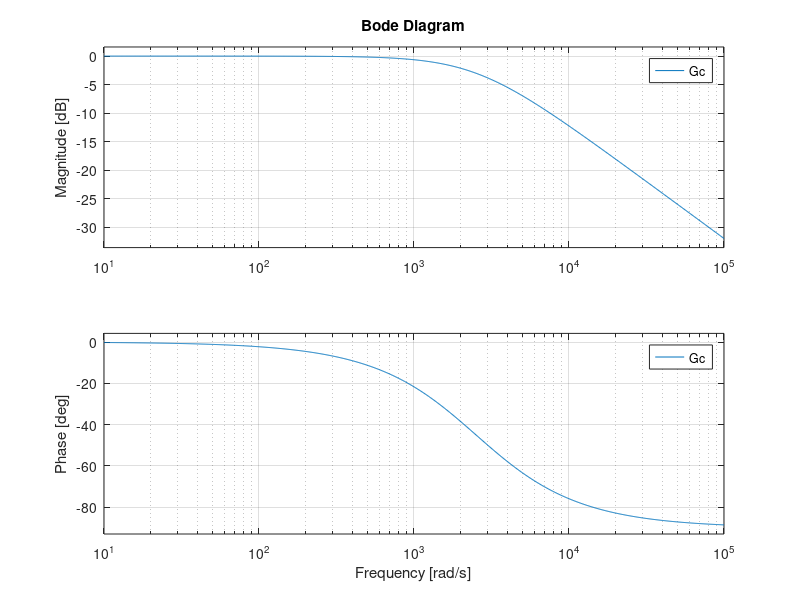

Recreate this plot in MATLAB. (Note: this script raises an error after producing the figure.)
L = 0.00046; %电机相电感
R = 0.4; %电机相电阻
f = 400;  %需要设计的电流环带宽
Td = 100e-6;%电流环的延迟时间
Kp = L*f*2*pi;%理想情况下没有延迟时间整定的Kp
Ki = R*f*2*pi;%理想情况下没有延迟时间整定的Ki
s=tf('s');
G1 = Kp + Ki/s; %PI控制器传函
G2 = 1/(L*s + R);%电机传函
Gc = feedback(G1*G2,1);%电流闭环系统
bode(Gc) %按理想不带延迟时间整定的PI参数，在理想不带延迟时间电流环中的伯德图
hold on
Gc2 = feedback(G1*G2*exp(-Td*s),1);
bode(Gc2) %按理想不带延迟时间整定的PI参数，在带延迟时间电流环中的伯德图
hold on
b = f*2*pi*Td; 
a = b*(sqrt(sin(b)*sin(b)+1)-sin(b));
Kp = L*a/Td;
Ki = R*a/Td;
G1 = Kp + Ki/s;
G2 = 1/(L*s + R);
Gc3 = feedback(G1*G2*exp(-Td*s),1);%按带延迟时间整定的PI参数，在带延迟时间电流环中的伯德图
bode(Gc3)
